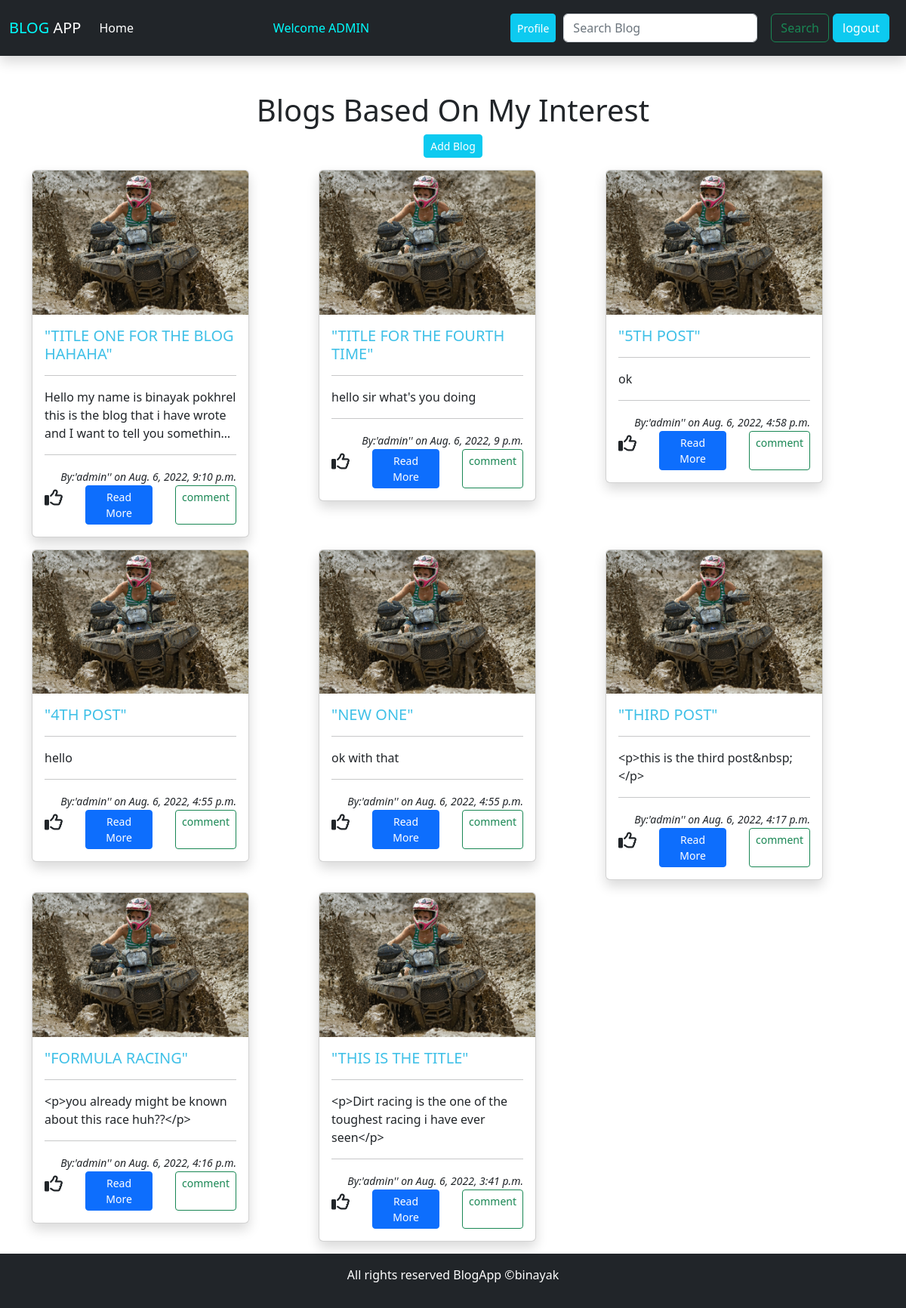
The app's page / (signed in), older data.
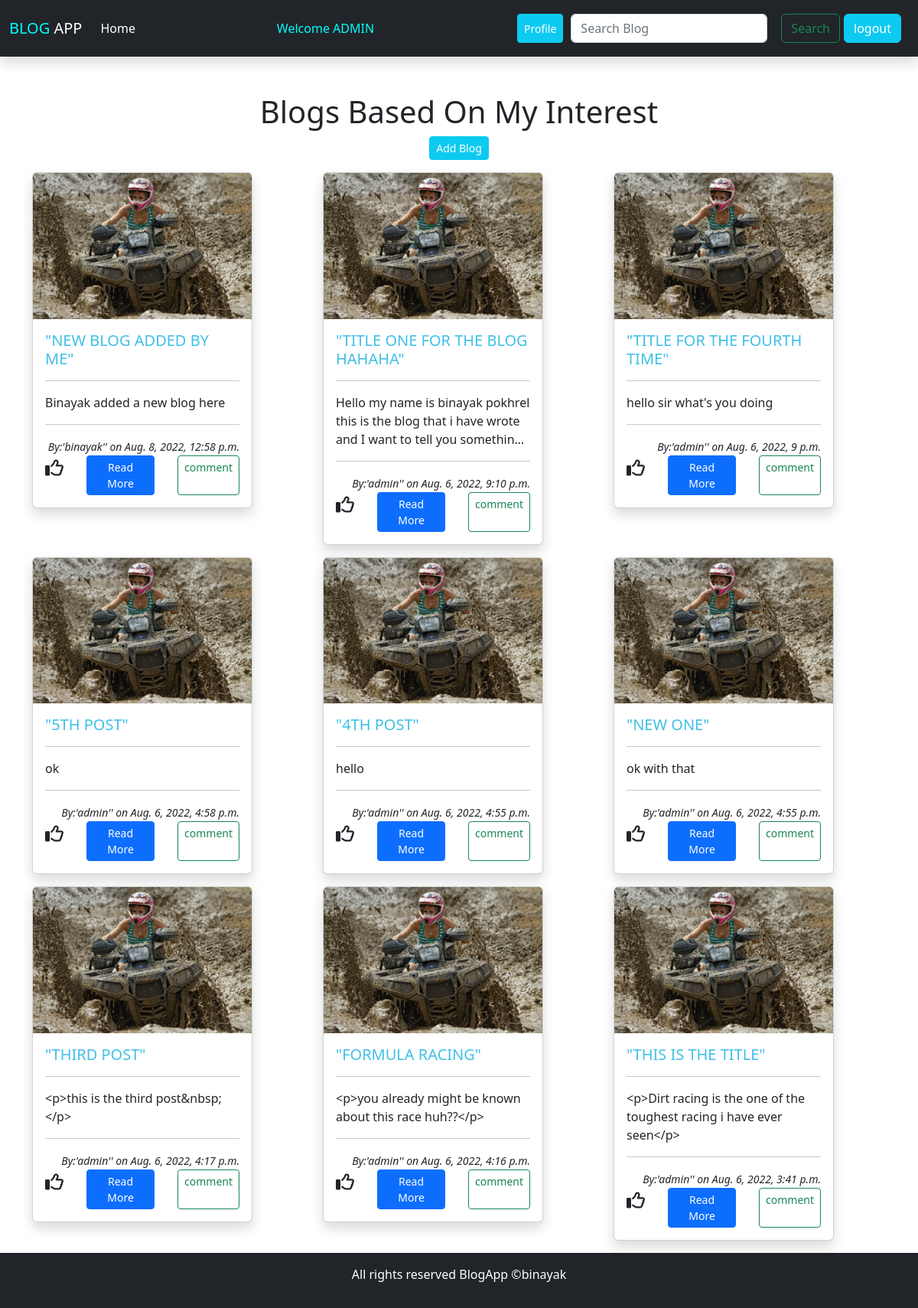
The same page, newer data.
### blog/models.py (models this page shows, shortened)
class BlogModel(models.Model):
    title = models.CharField(max_length=1000)
    content = FroalaField()
    author = models.ForeignKey(User, on_delete=models.CASCADE)
    slug = models.SlugField(max_length=1000, null=True, blank=True)
    image = models.ImageField(upload_to='blog/images') # media url paxi blog/images create garxa ra tes vitra store hunxa photos
    created_at = models.DateTimeField(auto_now_add=True)
    class Meta:
        ordering = ('-created_at',) #ordering the latestpost to the first by - reversing

### blog/views.py (the view)
# urls.py: path('', views.index, name="index"),
def index(request):
    if request.user.is_authenticated:
        posts = BlogModel.objects.all()
        return render(request, 'blog/index.html', {'posts': posts})
    else:
        return HttpResponseRedirect('/login/')

### blog/templates/blog/index.html
{% extends 'blog/base.html' %}
{%load static %}
{% block content %}
<div class="container mt-5">
    <center>
        <h1>Blogs Based On My Interest</h1>
        <button class="btn btn-sm btn-info ">
            <a href="{%url 'add-blog' %}" class="text-white" style="text-decoration:none;">Add Blog</a>
        </button>
    </center>
    <div class="row ">
        {% for Blog in posts %}
            <div class="col-4 mt-3">
                <div class="card shadow" style="width: 18rem;">
                    <img src="{% static 'blog/images/quad.jpg' %}" class="card-img-top" alt="...">
                    <div class="card-body">
                    <h5 class="card-title" style="text-transform:uppercase;color:rgb(63, 192, 231);">"{{Blog.title}}"</h5> <hr>
                    <p class="card-text">{{ Blog.content|truncatechars:100 }}</p> <hr>
                   <div class="d-flex justify-content-end">
                    <em><small>By:'{{Blog.author}}'' on {{Blog.created_at}}</small></em><br>
                   </div>
                    <div class="like" style="gap:30px;">
                        <span><i class="fa-regular fa-thumbs-up fa-xl mt-3"></i></span>
                        <a href="{%url 'detail-view' %}" class="btn btn-sm btn-primary">Read More</a>
                        <a href="#" class="btn btn-sm btn-outline-success">comment</a>
                    </div>
                    </div>
                </div>
            </div>
        {% endfor %}
    </div>
</div>
{% endblock %}

Row changes from the older to the newer data that the page shows:
added BlogModel: title "NEW BLOG ADDED BY ME", content "Binayak added a new blog here", author "binayak", created_at "Aug. 8, 2022, 12:58 p.m."
